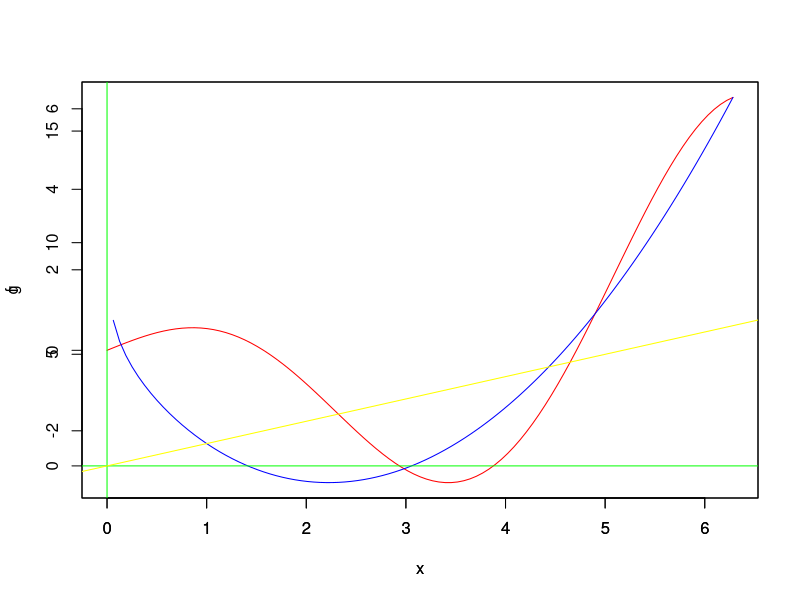

Source code (R):
## Definicion de funciones
##
f<-function(x){x*cos(x)}
#evaluar una funcion
y<-f(pi)
##
#graficar f(x)
plot(f,0,2*pi,col="red")
##
# otra funcion
#
# definimos y graficamos g(x)
g<-function(x){x^2-4*x+4-log(x)}
par(new=TRUE) #ambas graficas en una ventana
plot(g,0,2*pi,col="blue")
abline(h=0, v=0, col="green")
abline(0,1,col="yellow") #ordenada, pendiente
